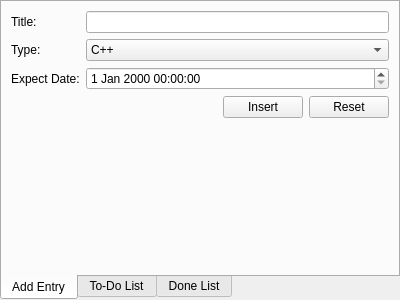
<?xml version="1.0" encoding="UTF-8"?>
<ui version="4.0">
 <class>ToDoListWidget</class>
 <widget class="QWidget" name="ToDoListWidget">
  <property name="geometry">
   <rect>
    <x>0</x>
    <y>0</y>
    <width>400</width>
    <height>300</height>
   </rect>
  </property>
  <property name="windowTitle">
   <string>Form</string>
  </property>
  <layout class="QGridLayout" name="gridLayout_3">
   <property name="leftMargin">
    <number>0</number>
   </property>
   <property name="topMargin">
    <number>0</number>
   </property>
   <property name="rightMargin">
    <number>0</number>
   </property>
   <property name="bottomMargin">
    <number>0</number>
   </property>
   <item row="0" column="0">
    <widget class="QTabWidget" name="tabWidget">
     <property name="font">
      <font>
       <pointsize>9</pointsize>
      </font>
     </property>
     <property name="tabPosition">
      <enum>QTabWidget::South</enum>
     </property>
     <property name="tabShape">
      <enum>QTabWidget::Rounded</enum>
     </property>
     <property name="currentIndex">
      <number>0</number>
     </property>
     <property name="iconSize">
      <size>
       <width>16</width>
       <height>16</height>
      </size>
     </property>
     <widget class="QWidget" name="tabAddItem">
      <attribute name="title">
       <string>Add Entry</string>
      </attribute>
      <layout class="QGridLayout" name="gridLayout_6">
       <item row="0" column="0">
        <layout class="QGridLayout" name="gridLayout_5">
         <item row="3" column="3">
          <widget class="QPushButton" name="btnReset">
           <property name="text">
            <string>Reset</string>
           </property>
          </widget>
         </item>
         <item row="2" column="0">
          <widget class="QLabel" name="lblDate">
           <property name="text">
            <string>Expect Date:</string>
           </property>
          </widget>
         </item>
         <item row="6" column="2">
          <spacer name="verticalSpacer_3">
           <property name="orientation">
            <enum>Qt::Vertical</enum>
           </property>
           <property name="sizeHint" stdset="0">
            <size>
             <width>20</width>
             <height>40</height>
            </size>
           </property>
          </spacer>
         </item>
         <item row="0" column="0">
          <widget class="QLabel" name="lblTitle">
           <property name="text">
            <string>Title:</string>
           </property>
          </widget>
         </item>
         <item row="1" column="0">
          <widget class="QLabel" name="lblType">
           <property name="text">
            <string>Type:</string>
           </property>
          </widget>
         </item>
         <item row="3" column="2">
          <widget class="QPushButton" name="btnInsert">
           <property name="text">
            <string>Insert</string>
           </property>
          </widget>
         </item>
         <item row="3" column="1">
          <spacer name="horizontalSpacer">
           <property name="orientation">
            <enum>Qt::Horizontal</enum>
           </property>
           <property name="sizeHint" stdset="0">
            <size>
             <width>40</width>
             <height>20</height>
            </size>
           </property>
          </spacer>
         </item>
         <item row="2" column="1" colspan="3">
          <widget class="QDateTimeEdit" name="dteExpectDate"/>
         </item>
         <item row="1" column="1" colspan="3">
          <widget class="QComboBox" name="cmbType">
           <item>
            <property name="text">
             <string>C++</string>
            </property>
           </item>
           <item>
            <property name="text">
             <string>Java</string>
            </property>
           </item>
           <item>
            <property name="text">
             <string>Qt</string>
            </property>
           </item>
          </widget>
         </item>
         <item row="0" column="1" colspan="3">
          <widget class="QLineEdit" name="leTitle"/>
         </item>
        </layout>
       </item>
      </layout>
     </widget>
     <widget class="QWidget" name="tabToDo">
      <attribute name="title">
       <string>To-Do List</string>
      </attribute>
      <layout class="QGridLayout" name="gridLayout">
       <property name="leftMargin">
        <number>0</number>
       </property>
       <property name="topMargin">
        <number>0</number>
       </property>
       <property name="rightMargin">
        <number>0</number>
       </property>
       <property name="bottomMargin">
        <number>0</number>
       </property>
       <item row="0" column="0">
        <widget class="QScrollArea" name="scrollArea">
         <property name="widgetResizable">
          <bool>true</bool>
         </property>
         <widget class="QWidget" name="scrollAreaWidgetContents">
          <property name="geometry">
           <rect>
            <x>0</x>
            <y>0</y>
            <width>394</width>
            <height>272</height>
           </rect>
          </property>
          <layout class="QVBoxLayout" name="verticalLayout_3">
           <property name="leftMargin">
            <number>0</number>
           </property>
           <property name="topMargin">
            <number>0</number>
           </property>
           <property name="rightMargin">
            <number>0</number>
           </property>
           <property name="bottomMargin">
            <number>0</number>
           </property>
           <item>
            <layout class="QVBoxLayout" name="vlToDoList">
             <item>
              <spacer name="verticalSpacer">
               <property name="orientation">
                <enum>Qt::Vertical</enum>
               </property>
               <property name="sizeHint" stdset="0">
                <size>
                 <width>20</width>
                 <height>40</height>
                </size>
               </property>
              </spacer>
             </item>
            </layout>
           </item>
          </layout>
         </widget>
        </widget>
       </item>
      </layout>
     </widget>
     <widget class="QWidget" name="tabDone">
      <attribute name="title">
       <string>Done List</string>
      </attribute>
      <layout class="QGridLayout" name="gridLayout_4">
       <property name="leftMargin">
        <number>0</number>
       </property>
       <property name="topMargin">
        <number>0</number>
       </property>
       <property name="rightMargin">
        <number>0</number>
       </property>
       <property name="bottomMargin">
        <number>0</number>
       </property>
       <item row="0" column="0">
        <layout class="QGridLayout" name="gridLayout_2">
         <item row="0" column="0">
          <widget class="QScrollArea" name="scrollArea_2">
           <property name="widgetResizable">
            <bool>true</bool>
           </property>
           <widget class="QWidget" name="scrollAreaWidgetContents_2">
            <property name="geometry">
             <rect>
              <x>0</x>
              <y>0</y>
              <width>392</width>
              <height>270</height>
             </rect>
            </property>
            <layout class="QVBoxLayout" name="verticalLayout_2">
             <property name="leftMargin">
              <number>0</number>
             </property>
             <property name="topMargin">
              <number>0</number>
             </property>
             <property name="rightMargin">
              <number>0</number>
             </property>
             <property name="bottomMargin">
              <number>0</number>
             </property>
             <item>
              <layout class="QVBoxLayout" name="vlDone">
               <item>
                <spacer name="verticalSpacer_2">
                 <property name="orientation">
                  <enum>Qt::Vertical</enum>
                 </property>
                 <property name="sizeHint" stdset="0">
                  <size>
                   <width>20</width>
                   <height>40</height>
                  </size>
                 </property>
                </spacer>
               </item>
              </layout>
             </item>
            </layout>
           </widget>
          </widget>
         </item>
        </layout>
       </item>
      </layout>
     </widget>
    </widget>
   </item>
  </layout>
 </widget>
 <resources/>
 <connections/>
</ui>
